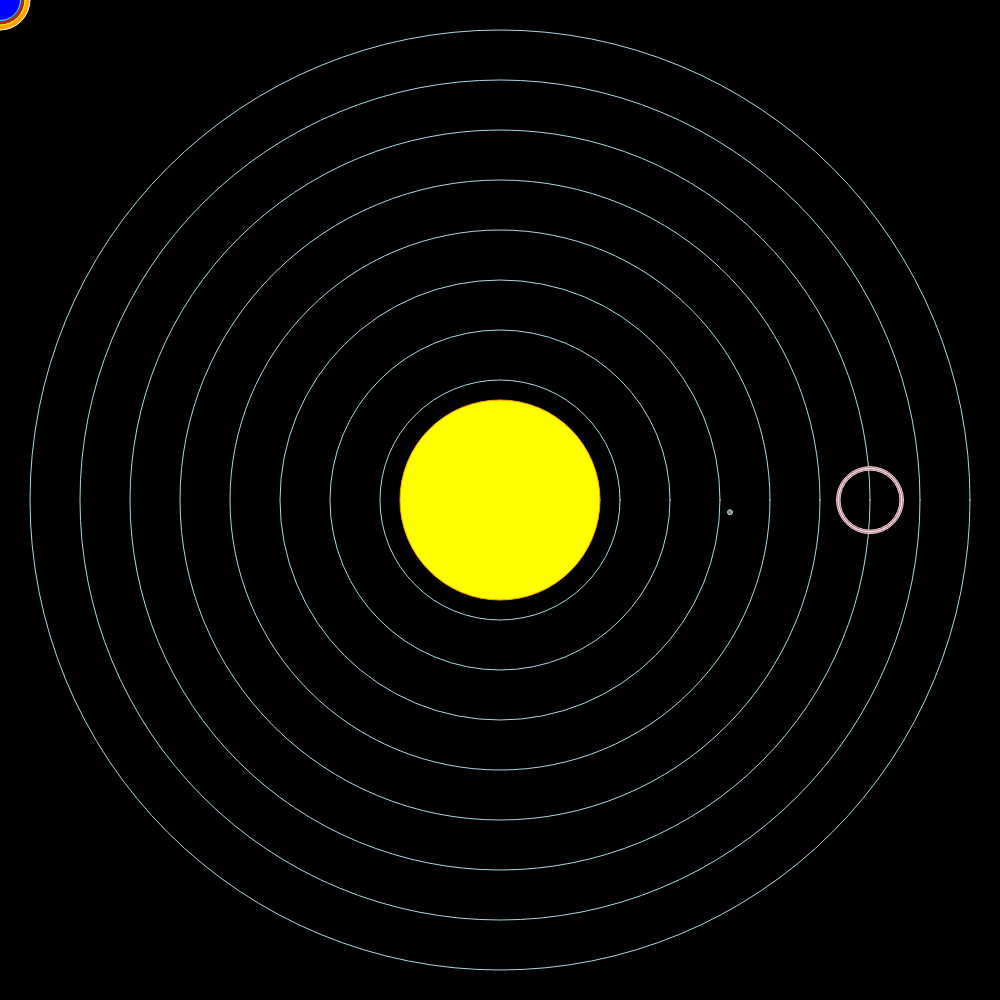
Frame 1 (no input)
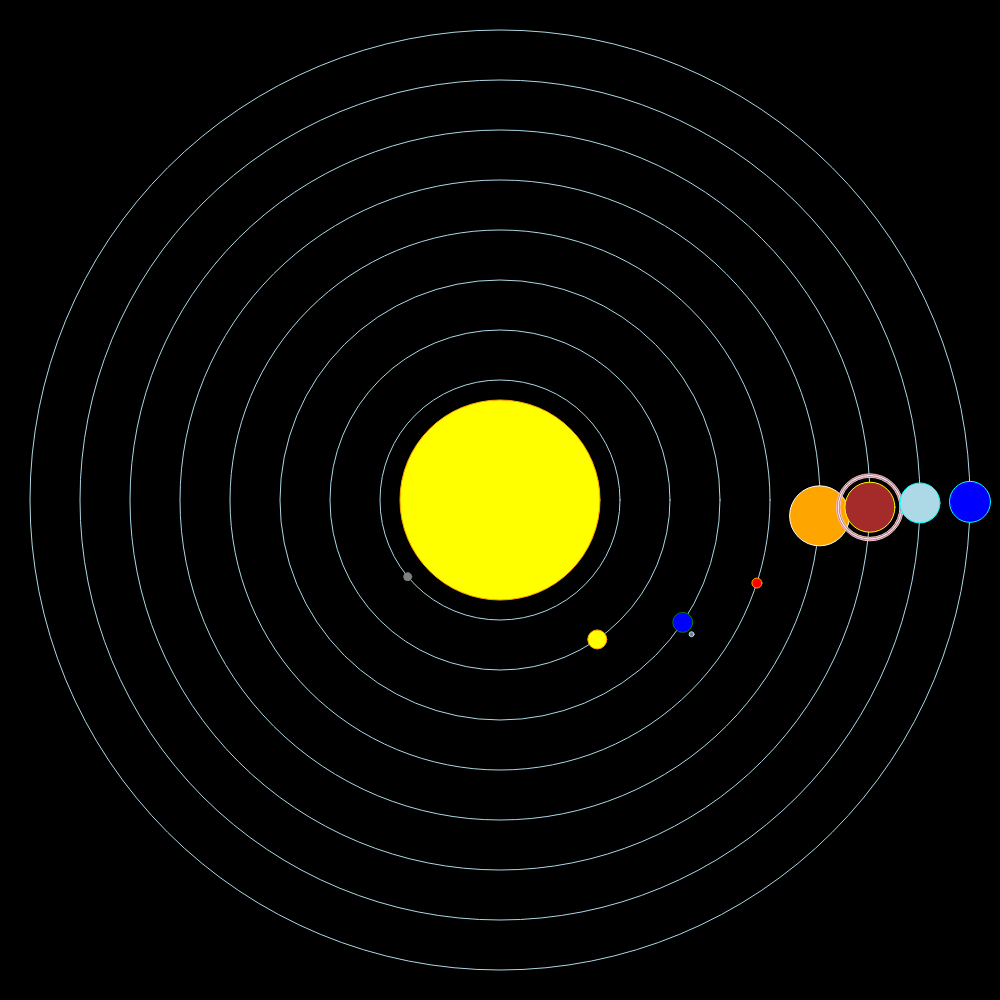
Frame 60 (no input)
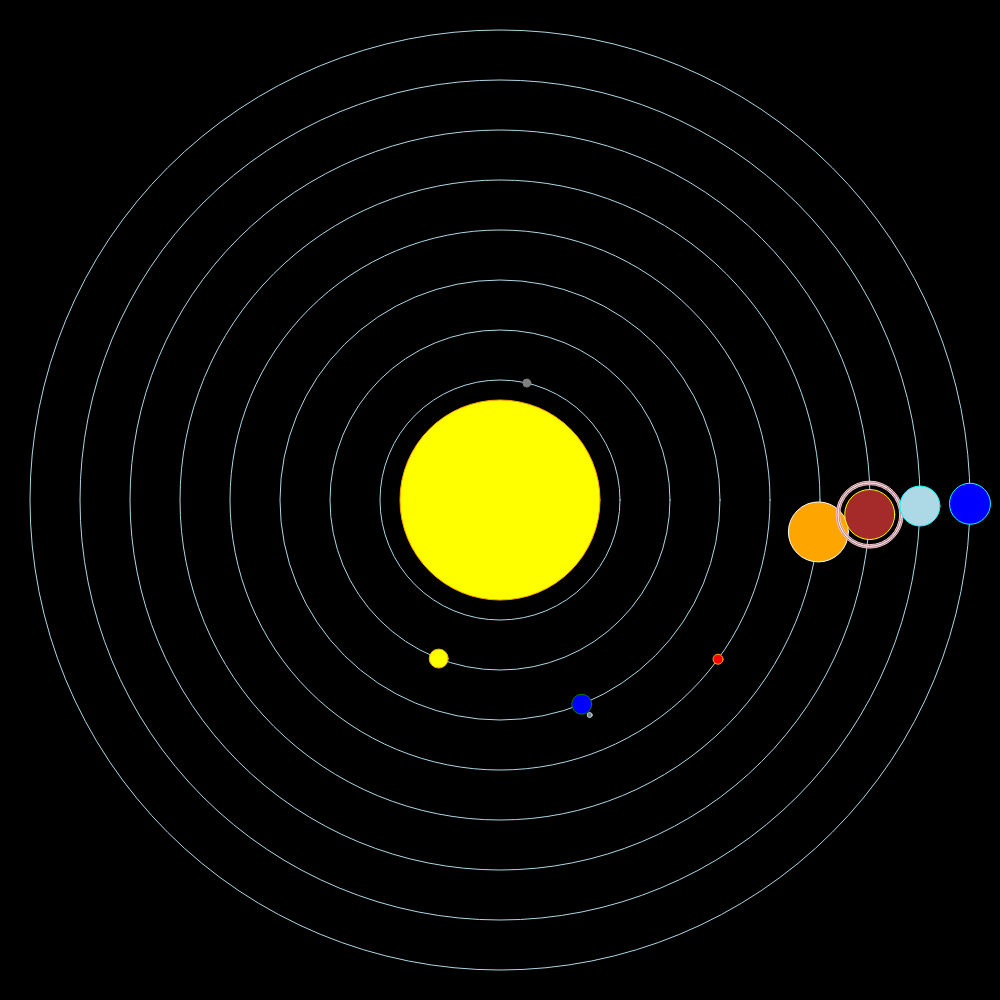
Frame 120 (the mouse pressed at the canvas centre since frame 60)

The p5.js sketch that drew these frames (run headless with seeded random() and noise() and a simulated clock; from frame 60 on, the mouse is pressed at the canvas centre):

// p5.js sketch
// ── sketch.js
let y1 = 0;
let y2 = 0;
let y3 = 0;
let y4 = 0;
let y5 = 0;
let y6 = 0;
let y7 = 0;
let y8 = 0;

let x1 = 0;
let x2 = 0;
let x3 = 0;
let x4 = 0;
let x5 = 0;
let x6 = 0;
let x7 = 0;
let x8 = 0;

let angle = 0;
let angle2 = 0;
let angle3 = 0;
let angle4 = 0;
let angle5 = 0;
let angle6 = 0;
let angle7 = 0;
let angle8 = 0;

let r = 120;
let r2 = 170;
let r3 = 220;
let r4 = 270;
let r5 = 320;
let r6 = 370;
let r7 = 420;
let r8 = 470;
function setup() {
  createCanvas(1000, 1000);

  background("black");
} //setup
function draw() {
  background("black");

  noFill();
  stroke("lightblue");
  ellipse(500, 500, r * 2, r * 2);
  ellipse(500, 500, r2 * 2, r2 * 2);
  ellipse(500, 500, r3 * 2, r3 * 2);
  ellipse(500, 500, r4 * 2, r4 * 2);
  ellipse(500, 500, r5 * 2, r5 * 2);
  ellipse(500, 500, r6 * 2, r6 * 2);
  ellipse(500, 500, r7 * 2, r7 * 2);
  ellipse(500, 500, r8 * 2, r8 * 2);

  fill("yellow");
  stroke("orange");
  arc(500, 500, 200, 200, 0, 2 * PI);

  //mercury
  fill("gray");
  stroke("gray");
  circle(x1, y1, 8);
  angle += 0.0415;
  x1 = r * cos(angle) + 500;
  y1 = r * sin(angle) + 500;

  //venus
  fill("yellow");
  stroke("orange");
  circle(x2, y2, 19);
  angle2 += 0.0163;
  x2 = r2 * cos(angle2) + 500;
  y2 = r2 * sin(angle2) + 500;

  //earth
  fill("blue");
  stroke("green");
  circle(x3, y3, 20);
  angle3 += 0.01;
  x3 = r3 * cos(angle3) + 500;
  y3 = r3 * sin(angle3) + 500;

  //a good enough moon 
  fill("gray");
  stroke("lightblue");
  circle(x3+10, y3+10, 5);

  //mars
  fill("red");
  stroke("orange");
  circle(x4, y4, 10);
  angle4 += 0.0053;
  x4 = r4 * cos(angle4) + 500;
  y4 = r4 * sin(angle4) + 500;

  //Jupitar
  fill("orange");
  stroke("white");
  circle(x5, y5, 60);
  angle5 += 0.00084;
  x5 = r5 * cos(angle5) + 500;
  y5 = r5 * sin(angle5) + 500;

  //saturn
  fill("brown");
  stroke("yellow");
  circle(x6, y6, 50);
  angle6 += 0.00033;
  x6 = r6 * cos(angle6) + 500;
  y6 = r6 * sin(angle6) + 500;
  
  //rings of satern trust :)
  noFill()
  stroke("pink")
  ellipse(x6, y6, 60, 60);
    noFill()
  stroke("pink")
  ellipse(x6, y6, 61, 61);  
  stroke("gray")
  ellipse(x6, y6, 62, 62);
  stroke("pink")
  ellipse(x6, y6, 63, 63);
  stroke("white")
  ellipse(x6, y6, 64, 64);
  stroke("pink")
  ellipse(x6, y6, 65, 65);
  stroke("gray")
  ellipse(x6, y6, 66, 66);
  stroke("pink")
  ellipse(x6, y6, 67, 67);
  

  //uranus
  fill("lightblue");
  stroke("cyan");
  circle(x7, y7, 40);
  angle7 += 0.00012;
  x7 = r7 * cos(angle7) + 500;
  y7 = r7 * sin(angle7) + 500;

  //neptune
  fill("blue");
  stroke("cyan");
  circle(x8, y8, 41);
  angle8 += 0.000067;
  x8 = r8 * cos(angle8) + 500;
  y8 = r8 * sin(angle8) + 500;
}
